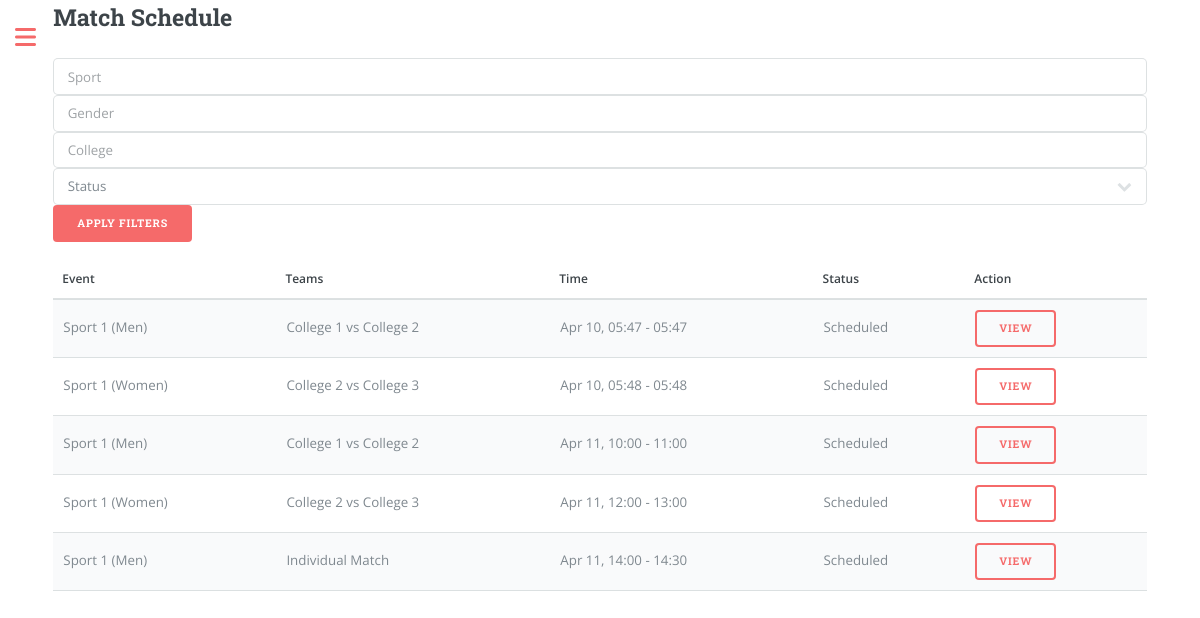
The page /organizer/matches/ (signed in) on the database as committed earlier.
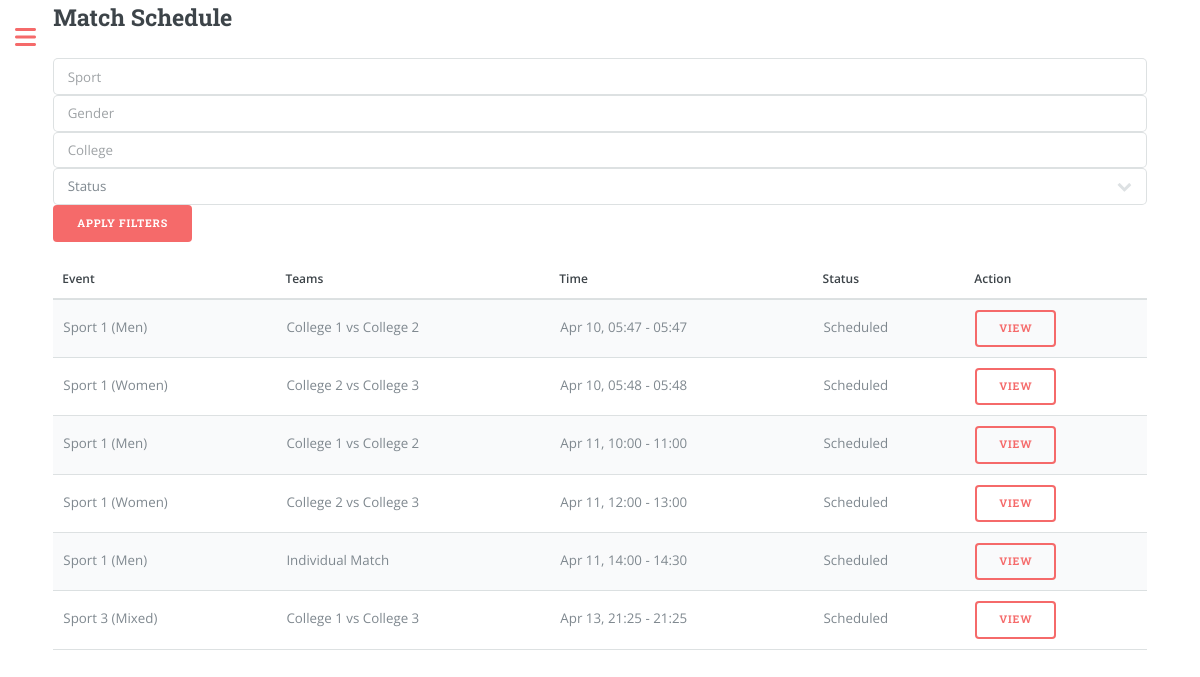
The same page on the database as committed later.
### participants/models.py (models this page shows, shortened)
class Match(models.Model):
    FORMAT_CHOICES = [
        ('teamvsteam', 'Team vs Team'),
        ('individualvindividual', 'Individual vs Individual'),
        ('team_multi', 'Multiple Teams'),
        ('individual_multi', 'Multiple Individuals'),
    ]
    STATUS_CHOICES = [
        ('Scheduled', 'Scheduled'),
        ('Completed', 'Completed'),
    ]
    RESULT_CHOICES = [
        ('Team 1 Won', 'Team 1 Won'),
        ('Team 2 Won', 'Team 2 Won'),
        ('Draw', 'Draw'),
        ('Tied', 'Tied'),
        ('Cancelled', 'Cancelled'),
    ]
    event = models.ForeignKey(Event, on_delete=models.CASCADE)
    format = models.CharField(max_length=30, choices=FORMAT_CHOICES, default='teamvsteam')
    team1 = models.ForeignKey(Team, on_delete=models.SET_NULL, null=True, blank=True, related_name='team1_matches')
    team2 = models.ForeignKey(Team, on_delete=models.SET_NULL, null=True, blank=True, related_name='team2_matches')
    teams = models.ManyToManyField(Team, blank=True)
    individuals = models.ManyToManyField(User, blank=True)
    start_time = models.DateTimeField()
    end_time = models.DateTimeField()
    location = models.CharField(max_length=100, blank=True)
    status = models.CharField(max_length=20, choices=STATUS_CHOICES, default='Scheduled')
    result = models.CharField(max_length=20, choices=RESULT_CHOICES, null=True, blank=True)
    team1_score = models.CharField(max_length=50, null=True, blank=True)
    team2_score = models.CharField(max_length=50, null=True, blank=True)
    result_notes = models.TextField(blank=True, null=True)

class Event(models.Model):
    GENDER_CHOICES = [('Men', 'Men'), ('Women', 'Women'), ('Mixed', 'Mixed')]
    sport = models.ForeignKey(Sport, on_delete=models.CASCADE)
    gender = models.CharField(max_length=10, choices=GENDER_CHOICES)
    max_team_size = models.PositiveIntegerField()

class Sport(models.Model):
    name = models.CharField(max_length=100)

class Team(models.Model):
    event = models.ForeignKey(Event, on_delete=models.CASCADE)
    college = models.ForeignKey(College, on_delete=models.CASCADE)
    captain = models.ForeignKey(User, on_delete=models.SET_NULL, null=True, blank=True, related_name='captained_teams')

class College(models.Model):
    name = models.CharField(max_length=100, unique=True)

### participants/views.py (the view)
# urls.py: path('organizer/matches/', match_list, name='match_list'),
@organizer_required
def match_list(request):
    matches = Match.objects.select_related('event', 'team1__college', 'team2__college')
    sport = request.GET.get('sport')
    gender = request.GET.get('gender')
    college = request.GET.get('college')
    status = request.GET.get('status')
    if sport:
        matches = matches.filter(event__sport__name__icontains=sport)
    if gender:
        matches = matches.filter(event__gender__icontains=gender)
    if college:
        matches = matches.filter(Q(team1__college__name__icontains=college) | Q(team2__college__name__icontains=college))
    if status:
        matches = matches.filter(status=status)
    return render(request, 'participants/match_list.html', {'matches': matches})

### participants/views.py (called while the page is built)
def organizer_required(view_func):
    @wraps(view_func)
    @login_required
    def _wrapped_view(request, *args, **kwargs):
        if not request.user.is_organizer:
            return redirect(settings.LOGIN_URL)
        return view_func(request, *args, **kwargs)
    return _wrapped_view

### participants/templates/participants/match_list.html (shortened to what this page needs)
{% extends 'participants/base_dashboard.html' %}
{% block content %}
<div class="bg-white p-6 rounded shadow-sm space-y-6">
  <h2 class="text-xl font-semibold">Match Schedule</h2>
  <form method="get" class="grid grid-cols-1 md:grid-cols-5 gap-4">
    <input type="text" name="sport" class="form-input w-full bg-gray-700 text-white border-cyan-500" placeholder="Sport">
    <input type="text" name="gender" class="form-input w-full bg-gray-700 text-white border-cyan-500" placeholder="Gender">
    <input type="text" name="college" class="form-input w-full bg-gray-700 text-white border-cyan-500" placeholder="College">
    <select name="status" class="form-select w-full bg-gray-700 text-white border-cyan-500">
      <option value="">Status</option>
    </select>
    <button type="submit" class="button primary w-full">Apply Filters</button>
  </form>
  <div class="table-responsive mt-6">
    <table class="table table-bordered table-hover">
      <thead>
        <tr>
          <th>Event</th>
          <th>Teams</th>
          <th>Time</th>
          <th>Status</th>
          <th>Action</th>
        </tr>
      </thead>
      <tbody>
        {% for match in matches %}
        <tr>
          <td>{{ match.event.sport.name }} ({{ match.event.gender }})</td>
          <td>
            {% if match.team1 and match.team2 %}
              {{ match.team1.college.name }} vs {{ match.team2.college.name }}
            {% elif match.teams.all %}
              {% for team in match.teams.all %}{{ team.college.name }}{% if not forloop.last %}, {% endif %}{% endfor %}
            {% else %}
              Individual Match
            {% endif %}
          </td>
          <td>{{ match.start_time|date:"M d, H:i" }} - {{ match.end_time|date:"H:i" }}</td>
          <td>{{ match.status }}</td>
          <td><a href="{% url 'match_detail' match.id %}" class="button secondary">View</a></td>
        </tr>
        {% endfor %}
      </tbody>
    </table>
  </div>
</div>
{% endblock %}

Rows that differ between the two databases and show on the page:
added Match: event.sport.name "Sport 3", event.gender "Mixed", team1.college.name "College 1", team2.college.name "College 3", start_time "Apr 13, 21:25", end_time "21:25", status "Scheduled"
